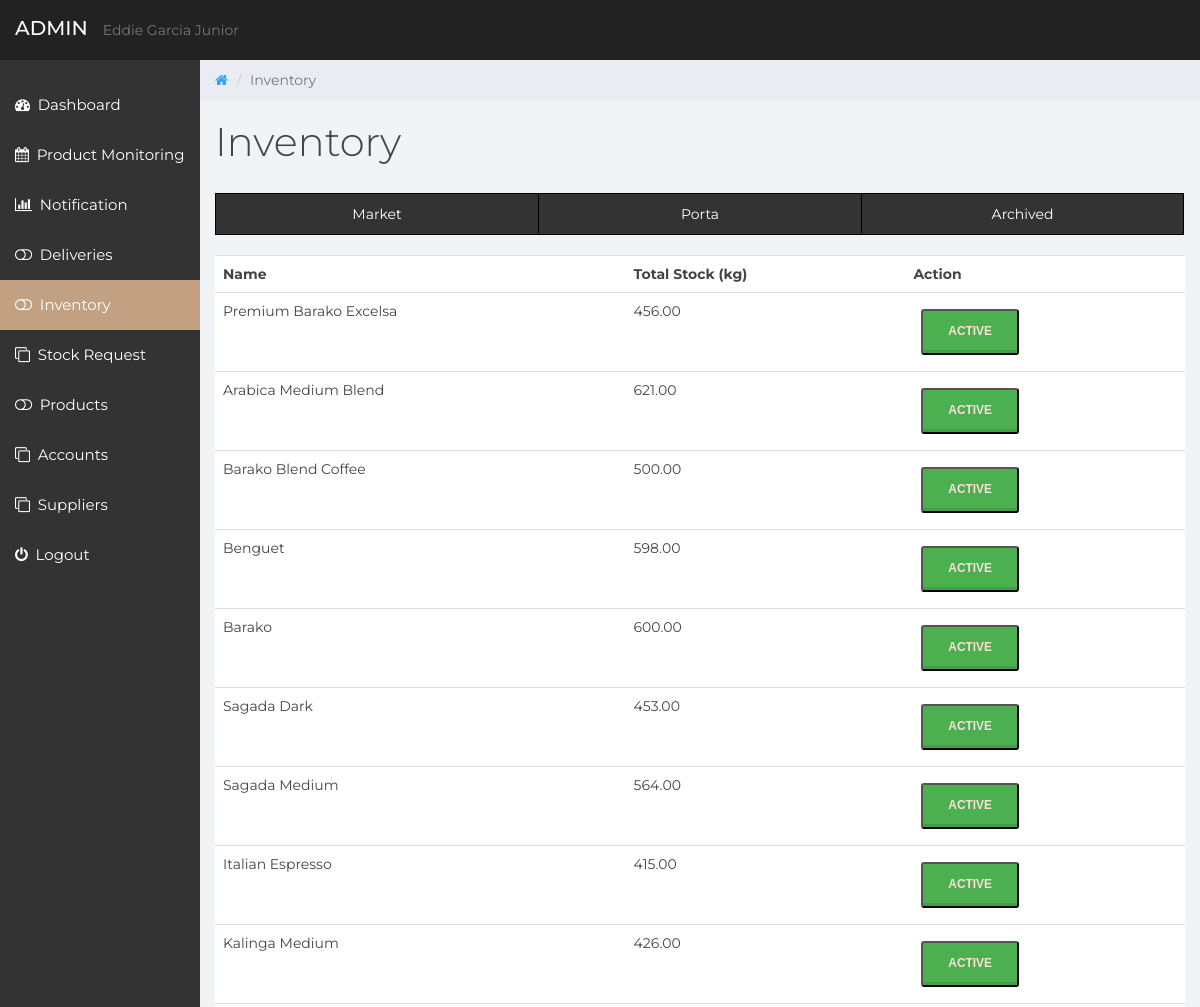
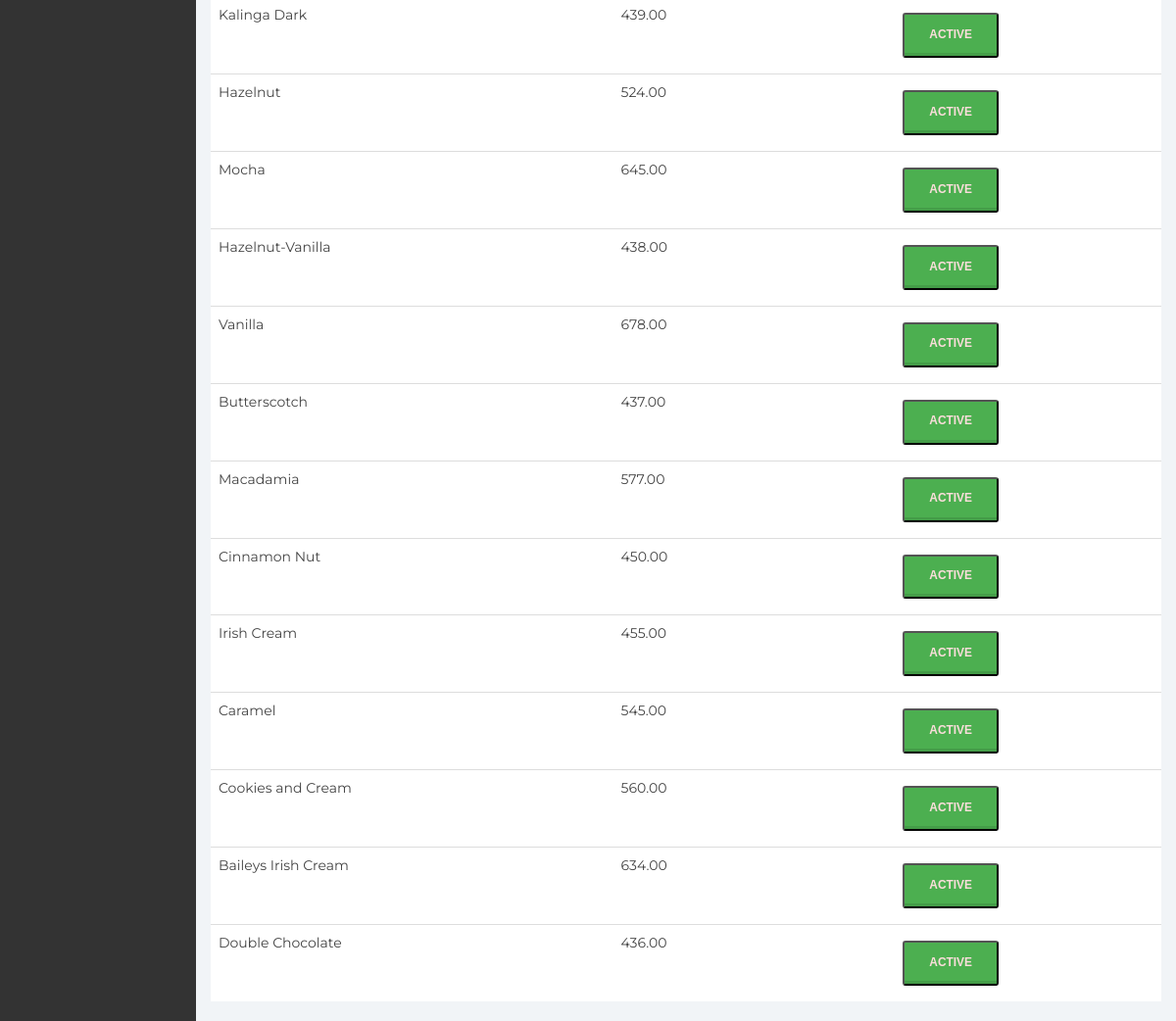
Screenshot of /Garciaskape/admin/inventory/inventory.php with the database file from the repository (2 pictures, top to bottom).
### tables this page shows
CREATE TABLE IF NOT EXISTS `stock` (
  `stockid` int(15) UNSIGNED NOT NULL AUTO_INCREMENT,
  `productid` int(15) NOT NULL,
  `quantity` double(10,2) NOT NULL,
  `stockin` double(10,2) NOT NULL,
  `date_in` timestamp NOT NULL,
  `stockout` double(10,2) NOT NULL,
  `date_out` timestamp NOT NULL,
  `branchid` int(15) NOT NULL,
  `accountid` int(15) NOT NULL,
  PRIMARY KEY (`stockid`),
  UNIQUE KEY `stockid_UNIQUE` (`stockid`)
);

CREATE TABLE IF NOT EXISTS `products` (
  `productid` int(15) UNSIGNED NOT NULL AUTO_INCREMENT,
  `productname` varchar(201) NOT NULL,
  `branchid` int(11) NOT NULL,
  `status` varchar(201) DEFAULT NULL,
  PRIMARY KEY (`productid`),
  UNIQUE KEY `productid_UNIQUE` (`productid`)
);

### Garciaskape/admin/inventory/inventory.php (the view, shortened to what this page needs)
<?php include '../includes/connection.php'; ?>
<?php
$sql = "SELECT products.productname,products.productid, stock.quantity as stock, branch.branchid, products.status
from ((stock left join products on stock.productid = products.productid)
left join branch on stock.branchid = branch.branchid) where (branch.branchid = 1  OR branch.branchid = 3) AND products.status = 'active'; ";
$result = mysqli_query($conn, $sql);
?>
<!DOCTYPE HTML>
<html lang="en">
<head>
	<link href="../css/bootstrap.min.css" rel="stylesheet">
	<link href="../css/font-awesome.min.css" rel="stylesheet">
	<link href="../css/datepicker3.css" rel="stylesheet">
	<link href="../css/styles.css" rel="stylesheet">
	<link href="../css/add.css" rel="stylesheet">
</head>
<body>
	<nav class="navbar navbar-custom navbar-fixed-top" role="navigation">
		<div class="container-fluid">
			<div class="navbar-header">
				<a class="navbar-brand" href="#"><span></span>Admin</a>
					<br>
					<p> Eddie Garcia Junior </p>
			</div>
		</div>
	</nav>
	<div id="sidebar-collapse" class="col-sm-3 col-lg-2 sidebar">
		<ul class="nav menu">
			<li ><a href="../index.php"><em class="fa fa-dashboard">&nbsp;</em> Dashboard</a></li>
			<li ><a href="../monitoring/product.php"><em class="fa fa-calendar">&nbsp;</em> Product Monitoring</a></li>
			<li ><a href="../notification/notification.php"><em class="fa fa-bar-chart">&nbsp;</em> Notification</a></li>
			<li ><a href="../deliveries/adeliveries.php"><em class="fa fa-toggle-off">&nbsp;</em> Deliveries</a></li>
			<li class="active"><a href="inventory.php"><em class="fa fa-toggle-off">&nbsp;</em> Inventory</a></li>
			<li><a href="../branch/branch.php"><em class="fa fa-clone">&nbsp;</em> Stock Request </a></li>
		    <li><a href="../product/product.php"><em class="fa fa-toggle-off">&nbsp;</em> Products</a></li>
			<li><a href="../accounts/accounts.php"><em class="fa fa-clone">&nbsp;</em> Accounts </a></li>
			<li><a href="../supplier/supplier.php"><em class="fa fa-clone">&nbsp;</em> Suppliers </a></li>
			<li><a href="../../includes/logout.inc.php"><em class="fa fa-power-off">&nbsp;</em> Logout</a></li>
		</ul>
	</div>
	<div class="col-sm-9 col-sm-offset-3 col-lg-10 col-lg-offset-2 main">
		<div class="row">
			<ol class="breadcrumb">
				<li><a href="#">
					<em class="fa fa-home"></em>
				</a></li>
				<li class="active">Inventory</li>
			</ol>
		</div>
		<div class="row">
			<div class="col-lg-12">
				<h1 class="page-header">Inventory</h1>
            </div>
        </div>
        <div class="btn-group" style="width:100%">
  			<button onclick="location.href='inventory.php'"; style="width:33.3%">Market</button>
  			<button onclick="location.href='inventoryporta.php'"; style="width:33.3%">Porta</button>
				<button onclick="location.href='inventoryarchive.php'"; style="width:33.3%">Archived</button>
             </div>
<br>
<br>
    <div class="box-body table-responsive no-padding">
     		<table class="table table-hover">
          <tr>
              <th>Name</th>
              <th>Total Stock (kg)</th>
              <th>Action</th>
          </tr>
          <tr>
              <?php
                     If($result->num_rows > 0)
                   {
                     while($row=mysqli_fetch_array($result))
                     {
								?>
                  <td><?php echo $row['productname']; ?></td>
                  <td <?php if($row['stock'] <= 50): ?> style="background-color:red;" <?php endif; ?>><?php echo $row['stock']; ?></td>
			      <td> <button type="submit" id = "archive" onclick="confirmation() " class="addbtn green " name="archive" > <?php echo $row['status']; ?></button>
								</td>
                     </tr>
                <?php
                }
                }
                 ?>
       </table>
    </div>
		</div>
</body>
</html>

### Garciaskape/admin/css/styles.css (style rules this page uses)
body { background: #f1f4f7; padding-top: 60px; font-size: 14px; color: #444444; font-family: "Montserrat", "Helvetica Neue", Helvetica, Arial, sans-serif; }
p { color: #777; }
a, a:hover, a:focus { color: #30a5ff; }
h1, h2, h3, h4, h5, h6 { color: #444444; }
h1 { font-weight: 300; font-size: 40px; }
.no-padding { padding: 0; margin: 0; }
.navbar-custom { background: #222; height: 60px; }
.navbar-header .navbar-brand { color: #fff; font-size: 20px; text-transform: uppercase; font-weight: 500; height: 60px; padding-top: 18px; }
.navbar { border: 0; }
.sidebar { display: block; padding: 0; display: none; box-shadow: none; background: #333333; }
.sidebar ul { margin: 20px 0px; }
@media (min-width: 768px) { .sidebar { display: block; position: fixed; top: 60px; bottom: 0; left: 0; z-index: 1000; display: block; margin: 0; padding: 0; overflow-x: hidden; overflow-y: auto; } }
@media (min-width: 768px) { .navbar-header { width: 100%; } }
.sidebar ul.nav .active a, .sidebar ul.nav li.parent a.active, .sidebar ul.nav .active > a:hover, .sidebar ul.nav li.parent a.active:hover, .sidebar ul.nav .active > a:focus, .sidebar ul.nav li.parent a.active:focus { color: #fff; background-color: #C2A183; }
.sidebar ul.nav li a { height: 50px; font-size: 15px; line-height: 2em; color: #FFFFFF; }
.breadcrumb { border-radius: 0; padding: 10px 15px 10px 15px; background: #e9ecf2; margin: 0; }
h1.page-header { margin-top: 20px; border-bottom: 0; }
.table { background: #fff; }
th, td { text-align: left; padding: 8px; }

### Garciaskape/admin/css/add.css (style rules this page uses)
.btn-group button { background-color: #333333; border: 1px solid black; color: white; padding: 10px 24px; cursor: pointer; float: left; position: relative; display: inline-block; }
.btn-group:after { content: ""; clear: both; display: table; }
.btn-group button:not(:last-child) { border-right: none; }
.addbtn { padding: 1em 2.1em 1.1em; border-radius: 3px; margin: 8px 8px 8px 8px; color: #fbdedb; background-color: #fbdedb; display: inline-block; -webkit-transition: 0.3s; -moz-transition: 0.3s; -o-transition: 0.3s; transition: 0.3s; font-family: sans-serif; font-weight: 800; font-size: .85em; text-transform: uppercase; text-align: center; text-decoration: none; -webkit-box-shadow: 0em -0.3rem 0em rgba(0, 0, 0, 0.1) inset; -moz-box-shadow: 0em -0.3rem 0em rgba(0, 0, 0, 0.1) inset; box-shadow: 0em -0.3rem 0em rgba(0, 0, 0, 0.1) inset; position: relative; }
.green { background-color: #4caf50; }

### rows the page displays
stock: productid.productname "Premium Barako Excelsa", quantity "456.00", productid.status "ACTIVE"
stock: productid.productname "Arabica Medium Blend", quantity "621.00", productid.status "ACTIVE"
stock: productid.productname "Barako Blend Coffee", quantity "500.00", productid.status "ACTIVE"
stock: productid.productname "Benguet", quantity "598.00", productid.status "ACTIVE"
stock: productid.productname "Barako", quantity "600.00", productid.status "ACTIVE"
stock: productid.productname "Sagada Dark", quantity "453.00", productid.status "ACTIVE"
stock: productid.productname "Sagada Medium", quantity "564.00", productid.status "ACTIVE"
stock: productid.productname "Italian Espresso", quantity "415.00", productid.status "ACTIVE"
stock: productid.productname "Kalinga Medium", quantity "426.00", productid.status "ACTIVE"
stock: productid.productname "Kalinga Dark", quantity "439.00", productid.status "ACTIVE"
stock: productid.productname "Hazelnut", quantity "524.00", productid.status "ACTIVE"
stock: productid.productname "Mocha", quantity "645.00", productid.status "ACTIVE"
stock: productid.productname "Hazelnut-Vanilla", quantity "438.00", productid.status "ACTIVE"
stock: productid.productname "Vanilla", quantity "678.00", productid.status "ACTIVE"
stock: productid.productname "Butterscotch", quantity "437.00", productid.status "ACTIVE"
stock: productid.productname "Macadamia", quantity "577.00", productid.status "ACTIVE"
stock: productid.productname "Cinnamon Nut", quantity "450.00", productid.status "ACTIVE"
stock: productid.productname "Irish Cream", quantity "455.00", productid.status "ACTIVE"
stock: productid.productname "Caramel", quantity "545.00", productid.status "ACTIVE"
stock: productid.productname "Cookies and Cream", quantity "560.00", productid.status "ACTIVE"
stock: productid.productname "Baileys Irish Cream", quantity "634.00", productid.status "ACTIVE"
stock: productid.productname "Double Chocolate", quantity "436.00", productid.status "ACTIVE"
